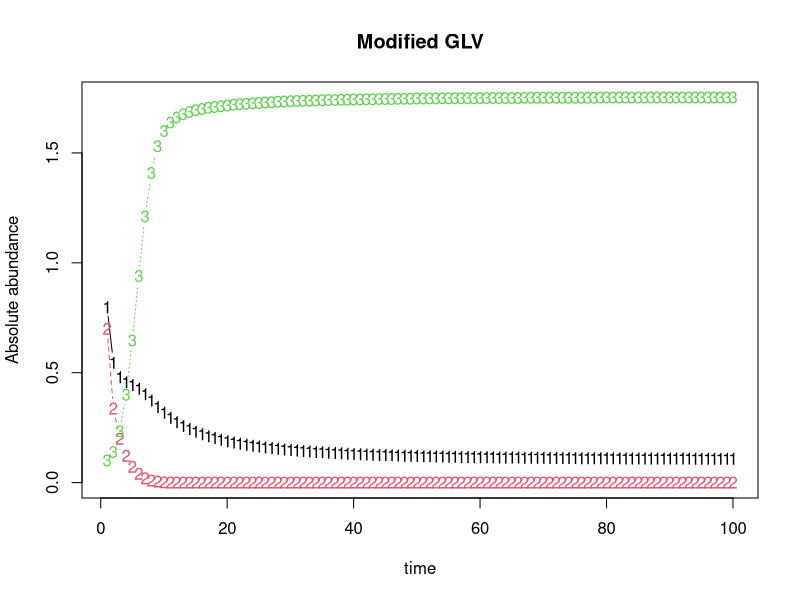
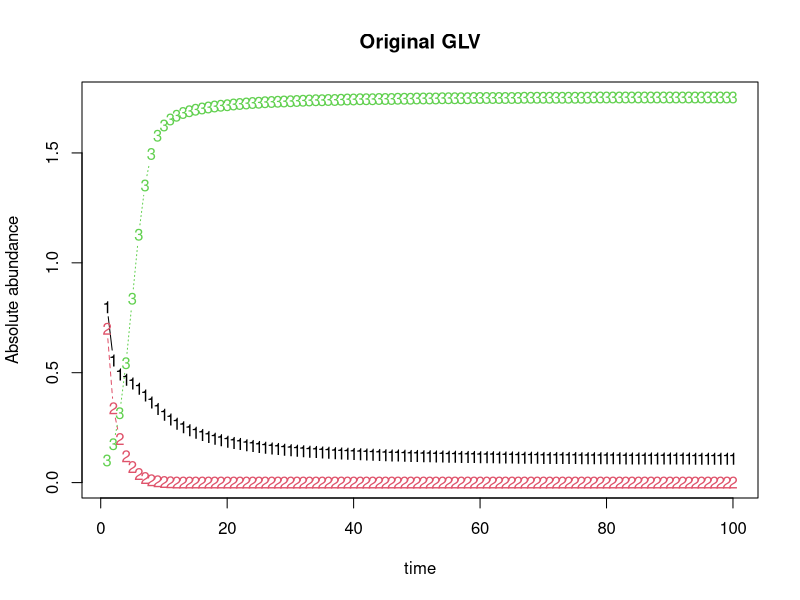

Source code (R) for these figures, in order:
library(deSolve)

#Modified Lotka-Voltera (trait-mediated)
#In the generalized LV, c0 describes species j's influence on i's growth rate.
#We incorporate a new term into c0 to describe HOI of third species.
#HOI is defined as a list of length N, with each member an N*N matrix. i-th matrix describes species i's effect on row-column pair.
#Therefore to get the whole community's HOI effect on a particular pair, 
#we just need to element-sum the list and find the value at corresponding row and column.
#Before doing element-sum of HOI, we need to consider when a i-th species may be absent.
#When this happens, HOI i-th matrix should mutiply by 0 before doing element-sum of HOI.
#So when defining the function, we mutiply i-th matrix with (-exp(-xi)+1) (mapply function).
#(-exp(-x)+1) is a special function that = 0 when x = 0 and approaches 1 when x increases (0.9 when x reaches 2.3).
#The mapply ensures that HOI effect of i-th species only exists when i exists, and the effect remains unchanged as i's density increases.
glv <- function(t, x, params){
  with(as.list(params, c(x)),{
    dx <- alpha*x + x*((c0+Reduce('+', mapply('*',HOI,(-exp(-x)+1),SIMPLIFY = FALSE)))%*%x)
    list(dx)
  })
}

#Original Generalized Lotka-Voltera
glv1 <- function(t, x, params){
  with(as.list(params, c(x)),{
    dx <- alpha*x + x*(c0%*%x)
    list(dx)
  })
}

#Define integration method
n.integrate <- function(time, init.x, model, params){
  as.data.frame(lsoda(init.x, time, model, params))
}

#Number of species
N <- 3

#Create matrix of HOI (effect on growth rate)
#N matrices in total, each specifying on species effect on other pairs
HOI <- list()

for (i in 1:N) {
  #Species i will have HOI with N-1 species pairwise combination
  temp <- matrix(runif(N*N, min = -0.9, max = 0.1),nrow = N)
  #HOI effect of i in j-k pair and k-j pair should be the same
  for (ro in 1:N) {
    for (co in ro:N) {
      temp[ro,co] <- temp[co,ro]
    }
  }
  #Name row and col based on species ID
  rownames(temp) <- 1:N
  colnames(temp) <- 1:N
  #i's HOI with i-otherSpecies pair is 0
  temp[i,] <- 0
  temp[,i] <- 0
  #There is no HOI on intra-species interation
  diag(temp) <- 0
  
  HOI[[i]] <- temp
}


#Define species intrinsic growth rate
alpha <- runif(N)

#Define pairwise interaction
c0 <- matrix(runif(N*N, min = -1, max = 0),nrow = N)
#Set intra-species interaction to -0.5
diag(c0) <- -0.5
#Equate i-j interaction to j-i interaction
for (ro in 1:N) {
  for (co in ro:N) {
    c0[ro,co] <- c0[co,ro]
  }
}

#Define initial density
init.x <- floor(runif(N, min=0.1, max=1)*10)/10

#Solve the ode
dat <- n.integrate(1:100, init.x, glv, list(alpha=alpha, c0=c0, HOI=HOI))
dat1 <- n.integrate(1:100, init.x, glv1, list(alpha=alpha, c0=c0))

#Plot
matplot(x=dat$time, y=dat[,-1], typ='b', xlab='time', ylab='Absolute abundance', main='Modified GLV')
matplot(x=dat1$time, y=dat1[,-1], typ='b', xlab='time', ylab='Absolute abundance', main='Original GLV')
